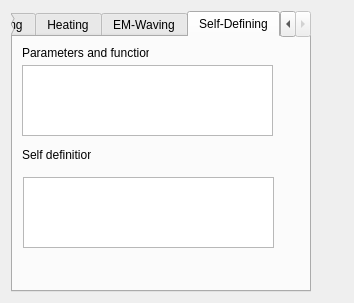
<?xml version="1.0" encoding="UTF-8"?>
<ui version="4.0">
 <class>MySimIIGui::Boundariess</class>
 <widget class="QWidget" name="MySimIIGui::Boundariess">
  <property name="geometry">
   <rect>
    <x>0</x>
    <y>0</y>
    <width>354</width>
    <height>303</height>
   </rect>
  </property>
  <property name="minimumSize">
   <size>
    <width>0</width>
    <height>0</height>
   </size>
  </property>
  <property name="maximumSize">
   <size>
    <width>400</width>
    <height>800</height>
   </size>
  </property>
  <property name="windowTitle">
   <string>Boundary settings</string>
  </property>
  <layout class="QFormLayout" name="formLayout">
   <item row="0" column="0" colspan="2">
    <layout class="QFormLayout" name="formLayout_2">
     <item row="0" column="0" colspan="2">
      <widget class="QTabWidget" name="TabWid_1">
       <property name="minimumSize">
        <size>
         <width>0</width>
         <height>0</height>
        </size>
       </property>
       <property name="maximumSize">
        <size>
         <width>300</width>
         <height>300</height>
        </size>
       </property>
       <property name="currentIndex">
        <number>3</number>
       </property>
       <widget class="QWidget" name="TabContent1">
        <attribute name="title">
         <string>Flowing</string>
        </attribute>
        <layout class="QGridLayout" name="gridLayout_Tab1">
         <item row="3" column="0">
          <widget class="QLabel" name="label_Pressure">
           <property name="text">
            <string>Pressure(N/m^2)：</string>
           </property>
          </widget>
         </item>
         <item row="1" column="0">
          <widget class="QLabel" name="label_VelY">
           <property name="text">
            <string>Vel.Y(m/s)：</string>
           </property>
          </widget>
         </item>
         <item row="1" column="1">
          <widget class="QLineEdit" name="lineEdit_VelY"/>
         </item>
         <item row="5" column="0">
          <widget class="QLabel" name="label_NTCoord">
           <property name="text">
            <string>NTCoord：</string>
           </property>
          </widget>
         </item>
         <item row="0" column="1">
          <widget class="QLineEdit" name="lineEdit_VelX"/>
         </item>
         <item row="6" column="1">
          <widget class="QCheckBox" name="Wall">
           <property name="maximumSize">
            <size>
             <width>121</width>
             <height>18</height>
            </size>
           </property>
          </widget>
         </item>
         <item row="7" column="0">
          <widget class="QLabel" name="label_FreeSurf">
           <property name="text">
            <string>FreeSurf：</string>
           </property>
          </widget>
         </item>
         <item row="2" column="0">
          <widget class="QLabel" name="label_VelZ">
           <property name="text">
            <string>Vel.Z(m/s)：</string>
           </property>
          </widget>
         </item>
         <item row="6" column="0">
          <widget class="QLabel" name="label_Wall">
           <property name="text">
            <string>Wall：</string>
           </property>
          </widget>
         </item>
         <item row="0" column="0">
          <widget class="QLabel" name="label_VelX">
           <property name="text">
            <string>Vel.X(m/s)：</string>
           </property>
          </widget>
         </item>
         <item row="8" column="1">
          <widget class="QCheckBox" name="FreeMoving">
           <property name="maximumSize">
            <size>
             <width>121</width>
             <height>18</height>
            </size>
           </property>
          </widget>
         </item>
         <item row="5" column="1">
          <widget class="QCheckBox" name="NTCoord">
           <property name="maximumSize">
            <size>
             <width>121</width>
             <height>18</height>
            </size>
           </property>
          </widget>
         </item>
         <item row="7" column="1">
          <widget class="QCheckBox" name="FreeSurf">
           <property name="maximumSize">
            <size>
             <width>121</width>
             <height>18</height>
            </size>
           </property>
          </widget>
         </item>
         <item row="3" column="1">
          <widget class="QLineEdit" name="lineEdit_Pressure"/>
         </item>
         <item row="4" column="0">
          <widget class="QLabel" name="label_SlipCoeff">
           <property name="text">
            <string>SlipCoeff：</string>
           </property>
          </widget>
         </item>
         <item row="2" column="1">
          <widget class="QLineEdit" name="lineEdit_VelZ"/>
         </item>
         <item row="8" column="0">
          <widget class="QLabel" name="label_FreeMoving">
           <property name="text">
            <string>FreeMoving：</string>
           </property>
          </widget>
         </item>
         <item row="4" column="1">
          <widget class="QLineEdit" name="lineEdit_SlipCoeff">
           <property name="text">
            <string>0.00002</string>
           </property>
          </widget>
         </item>
        </layout>
       </widget>
       <widget class="QWidget" name="TabContent2">
        <attribute name="title">
         <string>Heating</string>
        </attribute>
        <layout class="QGridLayout" name="gridLayout_Tab2">
         <item row="0" column="0">
          <widget class="QLabel" name="label_Temperature">
           <property name="text">
            <string>Temp.(^oC)：</string>
           </property>
          </widget>
         </item>
         <item row="0" column="1">
          <widget class="QLineEdit" name="lineEdit_Temperature"/>
         </item>
         <item row="1" column="0">
          <widget class="QLabel" name="label_HeatFlx.">
           <property name="text">
            <string>HeatFlx(Watt/m^2/s)：</string>
           </property>
          </widget>
         </item>
         <item row="1" column="1">
          <widget class="QLineEdit" name="lineEdit_HeatFlux"/>
         </item>
         <item row="7" column="0">
          <widget class="QLabel" name="label_Blank1">
           <property name="text">
            <string/>
           </property>
          </widget>
         </item>
        </layout>
       </widget>
       <widget class="QWidget" name="TabContent3">
        <attribute name="title">
         <string>EM-Waving</string>
        </attribute>
        <layout class="QGridLayout" name="gridLayout_Tab3">
         <item row="5" column="0">
          <widget class="QLabel" name="Labal_ForcingType">
           <property name="maximumSize">
            <size>
             <width>200</width>
             <height>30</height>
            </size>
           </property>
           <property name="text">
            <string>Forcing type:</string>
           </property>
          </widget>
         </item>
         <item row="6" column="0" colspan="2">
          <widget class="QComboBox" name="ComB_EM">
           <property name="maximumSize">
            <size>
             <width>200</width>
             <height>30</height>
            </size>
           </property>
           <property name="editable">
            <bool>false</bool>
           </property>
           <item>
            <property name="text">
             <string>Empty</string>
            </property>
           </item>
           <item>
            <property name="text">
             <string>PEC</string>
            </property>
           </item>
           <item>
            <property name="text">
             <string>Rad.</string>
            </property>
           </item>
           <item>
            <property name="text">
             <string>WavePort</string>
            </property>
           </item>
           <item>
            <property name="text">
             <string>LumpPort</string>
            </property>
           </item>
           <item>
            <property name="text">
             <string>Inc.Wave</string>
            </property>
           </item>
          </widget>
         </item>
         <item row="8" column="0">
          <widget class="QLabel" name="label_IncWaveX">
           <property name="text">
            <string>IncWaveX：</string>
           </property>
          </widget>
         </item>
         <item row="8" column="1">
          <widget class="QLineEdit" name="lineEdit_IncWaveX">
           <property name="text">
            <string>1</string>
           </property>
          </widget>
         </item>
         <item row="9" column="0">
          <widget class="QLabel" name="label_IncWaveY">
           <property name="text">
            <string>IncWaveY：</string>
           </property>
          </widget>
         </item>
         <item row="9" column="1">
          <widget class="QLineEdit" name="lineEdit_IncWaveY">
           <property name="text">
            <string>0</string>
           </property>
          </widget>
         </item>
         <item row="10" column="0">
          <widget class="QLabel" name="label_IncWaveZ">
           <property name="text">
            <string>IncWaveZ：</string>
           </property>
          </widget>
         </item>
         <item row="10" column="1">
          <widget class="QLineEdit" name="lineEdit_IncWaveZ">
           <property name="text">
            <string>0</string>
           </property>
          </widget>
         </item>
         <item row="11" column="0">
          <widget class="QLabel" name="label_IncPropX">
           <property name="text">
            <string>IncPropX：</string>
           </property>
          </widget>
         </item>
         <item row="11" column="1">
          <widget class="QLineEdit" name="lineEdit_IncPropX">
           <property name="text">
            <string>0</string>
           </property>
          </widget>
         </item>
         <item row="12" column="0">
          <widget class="QLabel" name="label_IncPropY">
           <property name="text">
            <string>IncPropY：</string>
           </property>
          </widget>
         </item>
         <item row="12" column="1">
          <widget class="QLineEdit" name="lineEdit_IncPropY">
           <property name="text">
            <string>0</string>
           </property>
          </widget>
         </item>
         <item row="13" column="0">
          <widget class="QLabel" name="label_IncPropZ">
           <property name="text">
            <string>IncPropZ：</string>
           </property>
          </widget>
         </item>
         <item row="13" column="1">
          <widget class="QLineEdit" name="lineEdit_IncPropZ">
           <property name="text">
            <string>1</string>
           </property>
          </widget>
         </item>
        </layout>
       </widget>
       <widget class="QWidget" name="TabContent4">
        <attribute name="title">
         <string>Self-Defining</string>
        </attribute>
        <widget class="QLabel" name="Labal_GeometryInfo">
         <property name="geometry">
          <rect>
           <x>9</x>
           <y>9</y>
           <width>127</width>
           <height>13</height>
          </rect>
         </property>
         <property name="maximumSize">
          <size>
           <width>200</width>
           <height>30</height>
          </size>
         </property>
         <property name="text">
          <string>Parameters and functions:</string>
         </property>
        </widget>
        <widget class="QTextEdit" name="textEdit_SelfDef1">
         <property name="geometry">
          <rect>
           <x>9</x>
           <y>28</y>
           <width>251</width>
           <height>71</height>
          </rect>
         </property>
         <property name="sizePolicy">
          <sizepolicy hsizetype="Expanding" vsizetype="Preferred">
           <horstretch>0</horstretch>
           <verstretch>0</verstretch>
          </sizepolicy>
         </property>
         <property name="maximumSize">
          <size>
           <width>300</width>
           <height>200</height>
          </size>
         </property>
         <property name="text" stdset="0">
          <string>## Geometry Info ##</string>
         </property>
        </widget>
        <widget class="QLabel" name="label_Blank2">
         <property name="geometry">
          <rect>
           <x>9</x>
           <y>130</y>
           <width>16</width>
           <height>16</height>
          </rect>
         </property>
         <property name="text">
          <string/>
         </property>
        </widget>
        <widget class="QLabel" name="Labal_SelfDefinition2">
         <property name="geometry">
          <rect>
           <x>9</x>
           <y>110</y>
           <width>69</width>
           <height>16</height>
          </rect>
         </property>
         <property name="maximumSize">
          <size>
           <width>200</width>
           <height>30</height>
          </size>
         </property>
         <property name="text">
          <string>Self definition:</string>
         </property>
        </widget>
        <widget class="QTextEdit" name="textEdit_SelfDef2">
         <property name="geometry">
          <rect>
           <x>10</x>
           <y>140</y>
           <width>251</width>
           <height>71</height>
          </rect>
         </property>
         <property name="sizePolicy">
          <sizepolicy hsizetype="Expanding" vsizetype="Preferred">
           <horstretch>0</horstretch>
           <verstretch>0</verstretch>
          </sizepolicy>
         </property>
         <property name="maximumSize">
          <size>
           <width>300</width>
           <height>200</height>
          </size>
         </property>
         <property name="text" stdset="0">
          <string>## including as Elmer MATC function.</string>
         </property>
        </widget>
       </widget>
      </widget>
     </item>
    </layout>
   </item>
  </layout>
 </widget>
 <resources/>
 <connections/>
</ui>
